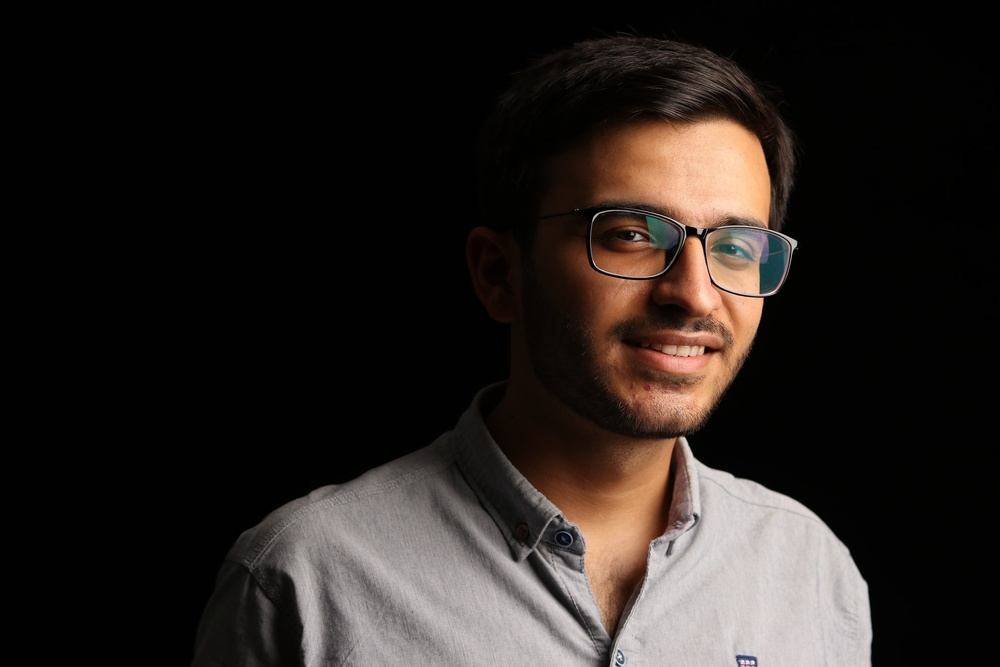
#> input picture Project 3/casual-eyeglasses-eyewear-2117283.jpg, 1000 x 667 px, shrunk from 1920 x 1280 before the run
$ jupyter execute FaceDetection.ipynb
#> lines starting #> are read from the running program, lines starting #| are printed output that depends on the picture
[cell 1]
import cv2 as cv
import numpy as np
import matplotlib.pyplot as plt
import io
from PIL import Image
import requests

#Reading Image To Detect The Face
img = plt.imread("casual-eyeglasses-eyewear-2117283.jpg")
#> img is the input picture: shape (667, 1000, 3); mean R, G, B 41.1, 35.1, 31.9
plt.imshow(img)

[cell 2]
#Converting Image From BGR to RGB
imgrgb=cv.cvtColor(img,cv.COLOR_BGR2RGB)
plt.imshow(imgrgb)

[cell 3]
#Now Converting The Image From RGB To Fray
gray = cv.cvtColor(imgrgb,cv.COLOR_RGB2GRAY)
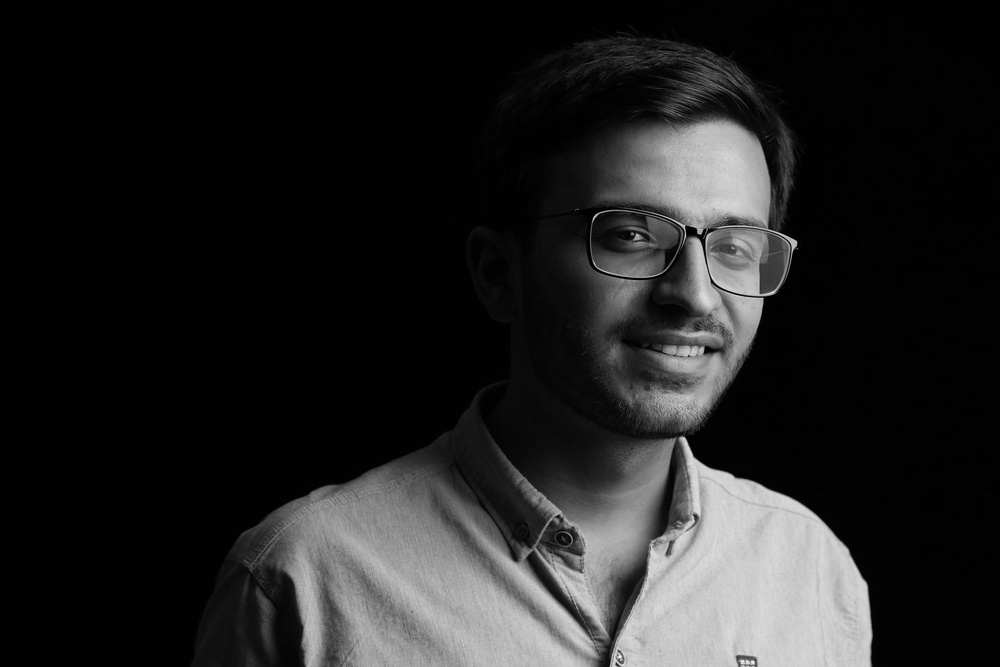
#> gray: shape (667, 1000); min 0, max 249, mean 34.8
plt.imshow(gray,cmap='gray')

[cell 4]
detector = cv.CascadeClassifier("haar_frontal.xml")
faces = detector.detectMultiScale(gray,1.3,5)
#> faces = [[547, 138, 268, 268]]
x,y,w,h = faces[0]
#> x = 547; y = 138; w = 268; h = 268
cv.rectangle(img,(x,y),(x+w,y+h),[255,0,0],8)
plt.imshow(img)


$ run again, with Project 3/FaceDectaction.png saved as Project 3/casual-eyeglasses-eyewear-2117283.jpg
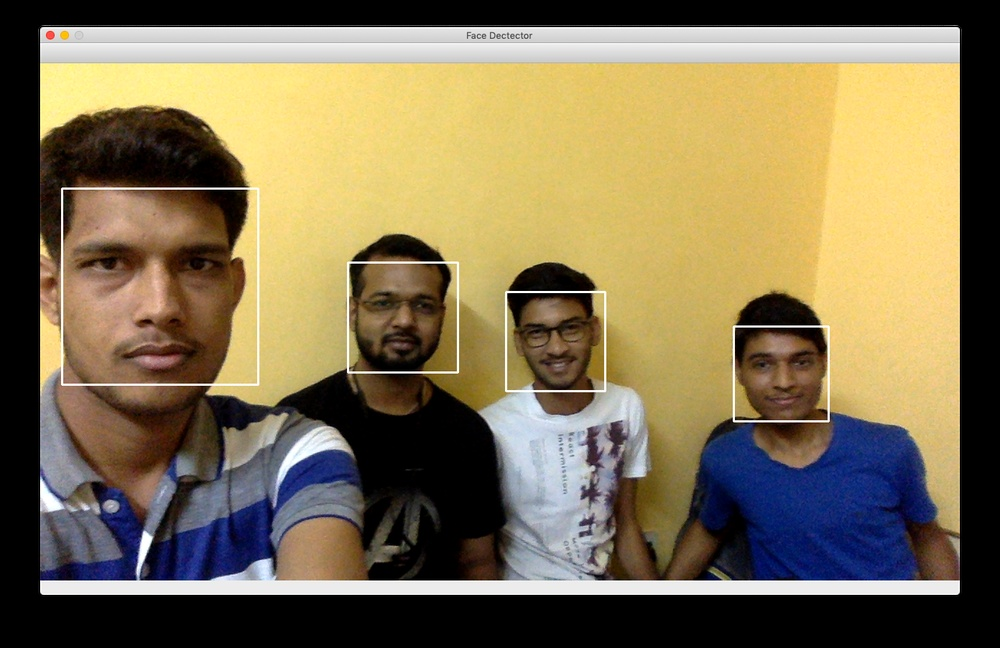
#> input picture Project 3/FaceDectaction.png, 1000 x 648 px, shrunk from 1392 x 902 before the run
#> img is the input picture: shape (648, 1000, 3); mean R, G, B 128, 114.2, 83.9
#> `gray = cv.cvtColor(imgrgb,cv.COLOR_RGB2GRAY)`:
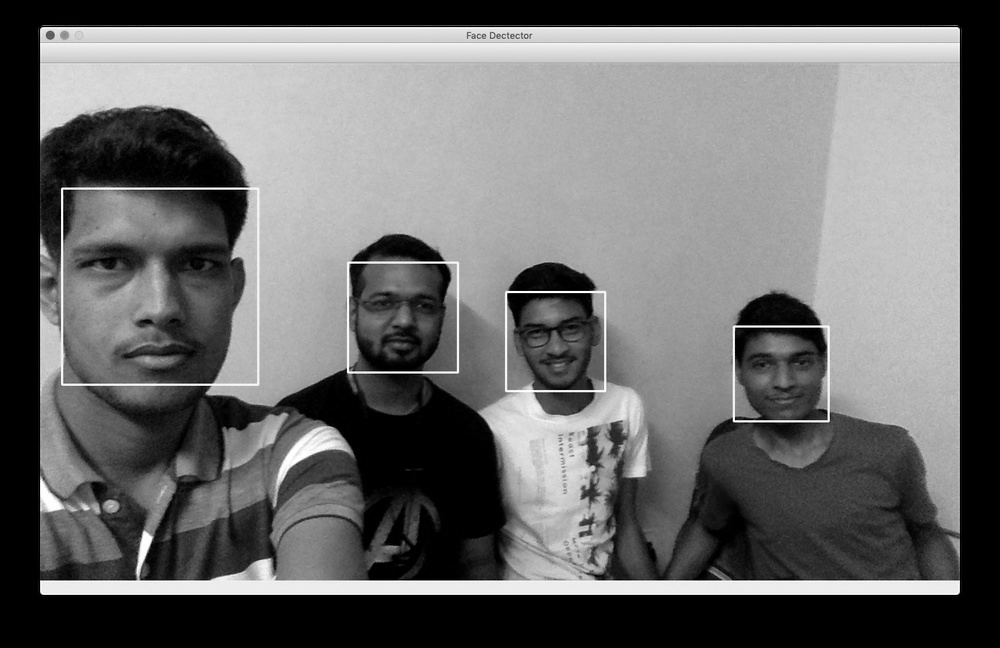
#> gray: shape (648, 1000); min 0, max 255, mean 106.7
#> faces = [[351, 264, 105, 105], [736, 330, 90, 90], [506, 293, 97, 97], [54, 182, 210, 210]]
#> x = 351; y = 264; w = 105
